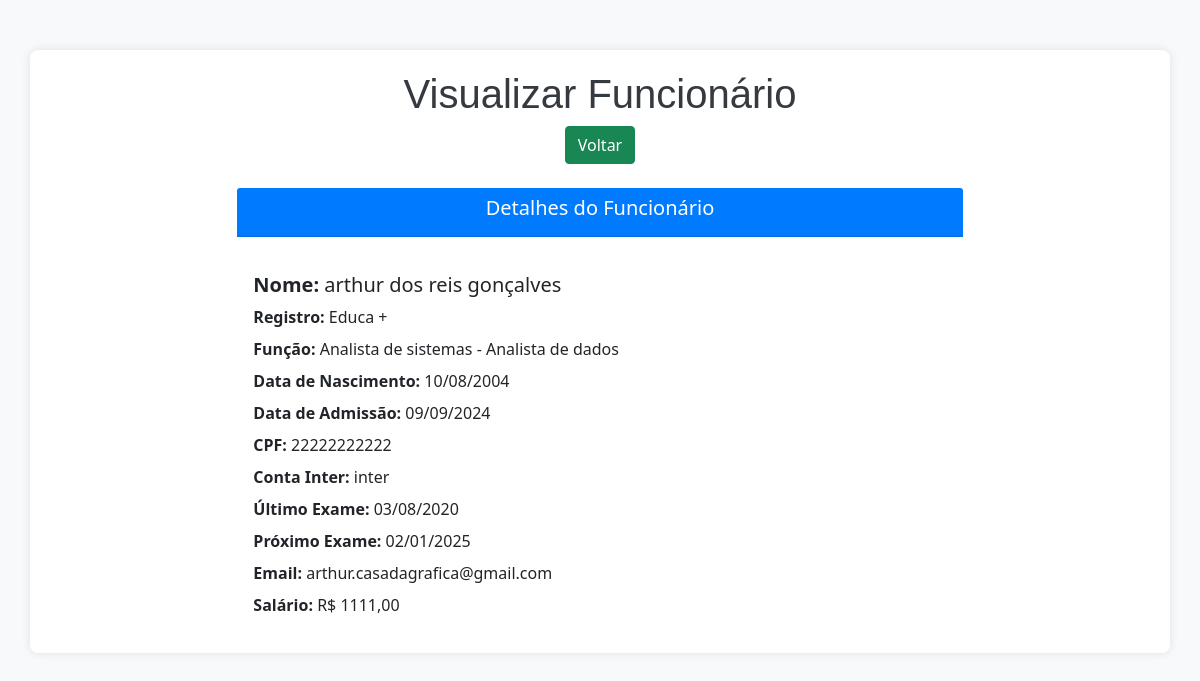
The app's page /view/1/, older data.
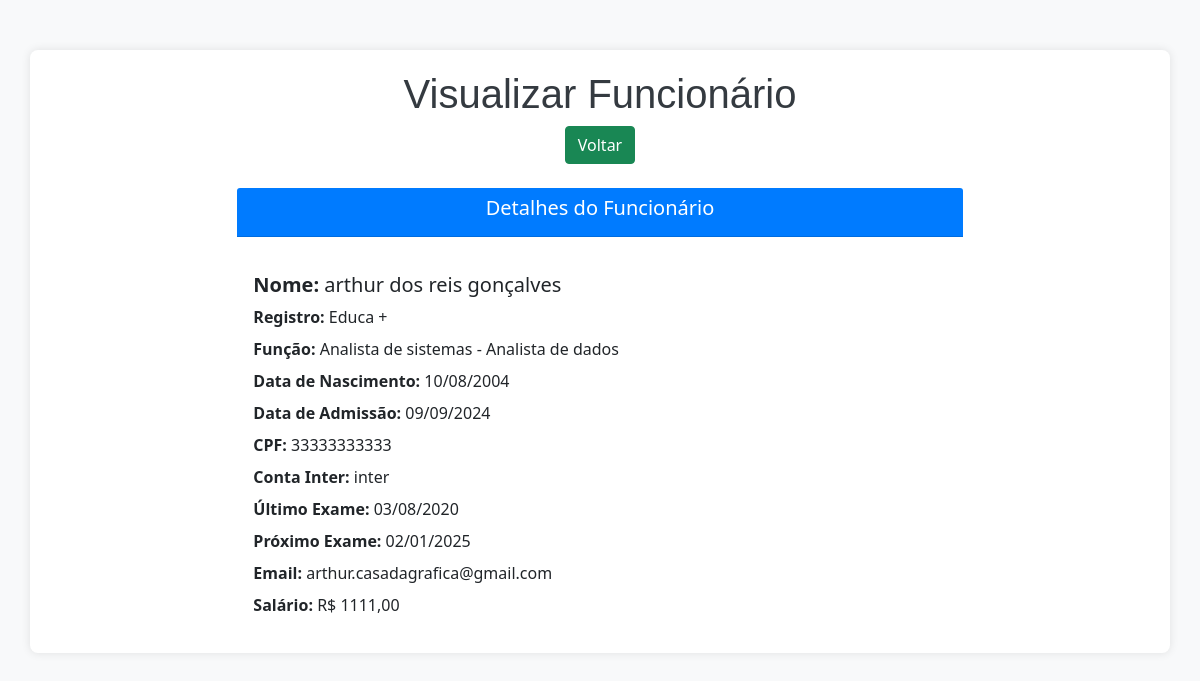
The same page, newer data.
### app/models.py (models this page shows, shortened)
class Funcionarios(models.Model):
    cpf_validator = RegexValidator(
        r'^\d{11}$',  # Permite apenas 11 dígitos
        'O CPF deve ter 11 dígitos numéricos.'
    )
    nome = models.CharField(max_length=150)
    registro = models.CharField(max_length=50)
    funcao = models.CharField(max_length=100)
    data_nascimento = models.DateField()
    data_admissao = models.DateField()
    cpf = models.CharField(max_length=11, validators=[cpf_validator])
    conta_inter = models.CharField(max_length=20)
    ultimo_exame = models.DateField(null=True, blank=True)
    proximo_exame = models.DateField(null=True, blank=True)
    email = models.EmailField(max_length=100, validators=[EmailValidator()])
    salario = models.DecimalField(max_digits=10, decimal_places=2)

### app/views.py (the view)
# urls.py: path('view/<int:pk>/', view, name='view'),
def view(request, pk):
    funcionario = get_object_or_404(Funcionarios, pk=pk)
    return render(request, 'Funcionarios/view.html', {'db': funcionario})

### app/templates/Funcionarios/view.html (shortened to what this page needs)
<!DOCTYPE html>
<html lang="pt-br">
<head>
    <link href="https://cdn.jsdelivr.net/npm/bootstrap@5.0.2/dist/css/bootstrap.min.css" rel="stylesheet">
</head>
<body>
    <div class="container">
        <div class="text-center mb-4">
            <h1>Visualizar Funcionário</h1>
            <a href="/indexFuncionarios" class="btn btn-success">Voltar</a>
        </div>
        <div class="row justify-content-center">
            <div class="col-md-8">
                <div class="card">
                    <div class="card-header text-center">
                        <h5>Detalhes do Funcionário</h5>
                    </div>
                    <div class="card-body">
                        <h5 class="card-title"><strong>Nome:</strong> {{ db.nome }}</h5>
                        <p class="card-text"><strong>Registro:</strong> {{ db.registro }}</p>
                        <p class="card-text"><strong>Função:</strong> {{ db.funcao }}</p>
                        <p class="card-text"><strong>Data de Nascimento:</strong> {{ db.data_nascimento|date:"d/m/Y" }}</p>
                        <p class="card-text"><strong>Data de Admissão:</strong> {{ db.data_admissao|date:"d/m/Y" }}</p>
                        <p class="card-text"><strong>CPF:</strong> {{ db.cpf }}</p>
                        <p class="card-text"><strong>Conta Inter:</strong> {{ db.conta_inter }}</p>
                        <p class="card-text"><strong>Último Exame:</strong> {{ db.ultimo_exame|date:"d/m/Y" }}</p>
                        <p class="card-text"><strong>Próximo Exame:</strong> {{ db.proximo_exame|date:"d/m/Y" }}</p>
                        <p class="card-text"><strong>Email:</strong> {{ db.email }}</p>
                        <p class="card-text"><strong>Salário:</strong> R$ {{ db.salario }}</p>
                    </div>
                </div>
            </div>
        </div>
    </div>
</body>
</html>

Row changes from the older to the newer data that the page shows:
changed Funcionarios "arthur dos reis gonçalves": cpf "22222222222" → "33333333333"
